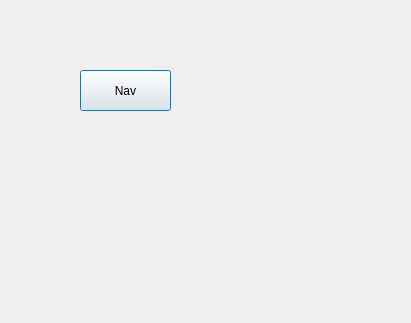
<?xml version="1.0" encoding="UTF-8"?>
<ui version="4.0">
 <class>NavigationDialog</class>
 <widget class="QDialog" name="NavigationDialog">
  <property name="geometry">
   <rect>
    <x>0</x>
    <y>0</y>
    <width>411</width>
    <height>323</height>
   </rect>
  </property>
  <property name="windowTitle">
   <string>Dialog</string>
  </property>
  <widget class="QPushButton" name="pushButton">
   <property name="geometry">
    <rect>
     <x>80</x>
     <y>70</y>
     <width>91</width>
     <height>41</height>
    </rect>
   </property>
   <property name="text">
    <string>Nav</string>
   </property>
  </widget>
 </widget>
 <resources/>
 <connections/>
</ui>
